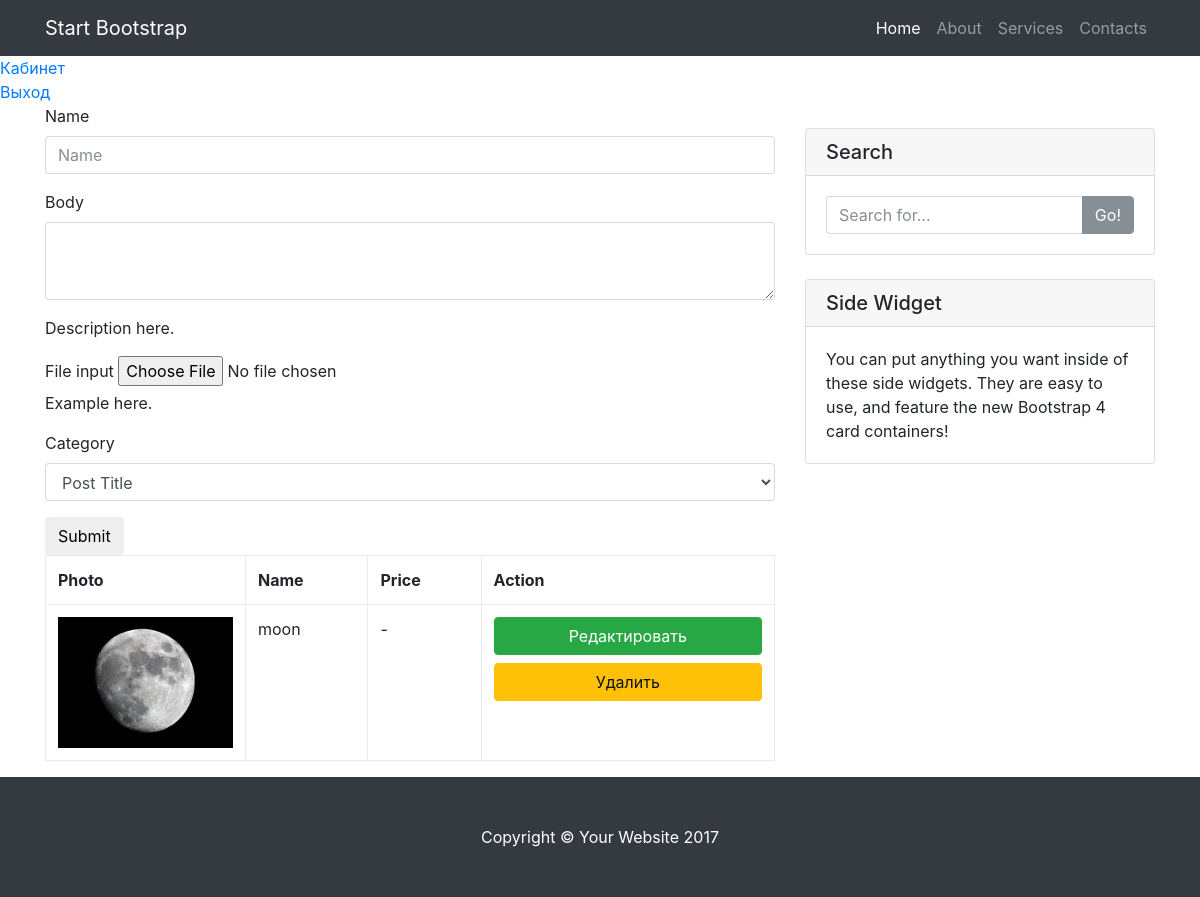
/cabinet.php (signed in), run on the app's committed database.
### tables this page shows
CREATE TABLE IF NOT EXISTS `products` (
  `id` int(11) NOT NULL AUTO_INCREMENT,
  `name` tinytext NOT NULL,
  `body` text NOT NULL,
  `picture` tinytext NOT NULL,
  `price` tinytext NOT NULL,
  `vip` tinytext NOT NULL,
  `putdate` date NOT NULL,
  `url` tinytext NOT NULL,
  `product_code` int(11) NOT NULL,
  `status` tinytext NOT NULL,
  `catalogue_id` int(11) NOT NULL DEFAULT '0',
  `user_id` int(11) NOT NULL,
  PRIMARY KEY (`id`)
);

### cabinet.php (the view, shortened to what this page needs)
<?php require_once('templates/top.php');
	?>
	<?php
	if ($_SESSION['user_id']){
?>
<form action="cabinet.php" method="post" enctype = "multipart/form-data">
  <div class="form-group">
    <label for="name">Name</label>
    <input type="text" name="name" class="form-control" id="name" placeholder="Name">
  </div>
  <div class="form-group">
    <label for="body">Body</label>
    <textarea class="form-control" rows="3" name="body" id="body" > </textarea>
  </div>
	<p class="help-block">Description here.</p>
  <div class="form-group">
    <label for="picture">File input</label>
    <input type="file" id="picture" name="picture">
    <p class="help-block">Example here.</p>
  </div>
    <div class="form-group">
		<label for="picture">Category</label>
		<select class="form-control" name="catalogue_id">
		<?php
			$query = "SELECT * FROM catalogues";
			$adr = mysqli_query($db_con, $query);
			while ($cats = mysqli_fetch_array($adr))	{
		?>
				<option value="<?php echo $cats['id']?>"><?php echo $cats['name']?></option>
		<?php
			}
		?></select>
		</div>
  <button type="submit" class="btn btn-default">Submit</button>
</form>
<?php
} else {
?>
<div class="error">Ошибка доступа</div>
<?php
}
?>
<table class="table table-bordered">
	<tr>
		<th>Photo</th>
		<th>Name</th>
		<th>Price</th>
		<th>Action</th>
	</tr>
<?php
$query = "SELECT * FROM products WHERE	user_id =".
$_SESSION['user_id'];
$adr = mysqli_query($db_con, $query);
	while($prod = mysqli_fetch_array($adr))	{
	?>
	<tr>
		<td width="200px">
	<?php
		if ($prod['picture'] != ''){
			$pic = '/media/uploads/'.$prod['picture'];
		}
		else {
			$pic = '/media/uploads/no_photo.jpg';
		}
		$id = (int)$prod['id'];
	?>
		<img src="<?php echo $pic;?>" width=100% class="pic"/>
		</td>
		<td><?php echo $prod['name']?></td>
		<td><?php echo $prod['price']?></td>
		<td class="action" >
			<a href="prodedit.php?id=<?php echo $id;?>" class="btn btn-success btn-block edit">Редактировать</a>
			<a href="#" onClick="delete_position('proddel.php?id=<?php echo $id?>', 'Вы действительно хотите удалить данный товар?')" class="btn btn-warning btn-block delete">Удалить</a>
			</td>
	</tr>
<?php
	}
?>
</table>
<?php require_once('templates/bottom.php')?>

### css/blog-home.css (style rules this page uses)
body { padding-top: 54px; }
@media (min-width: 992px) { body { padding-top: 56px; } }

### data on the page
products: picture (picture), name "moon", price "-"

### other printed values
form field catalogue_id "Post Title"
